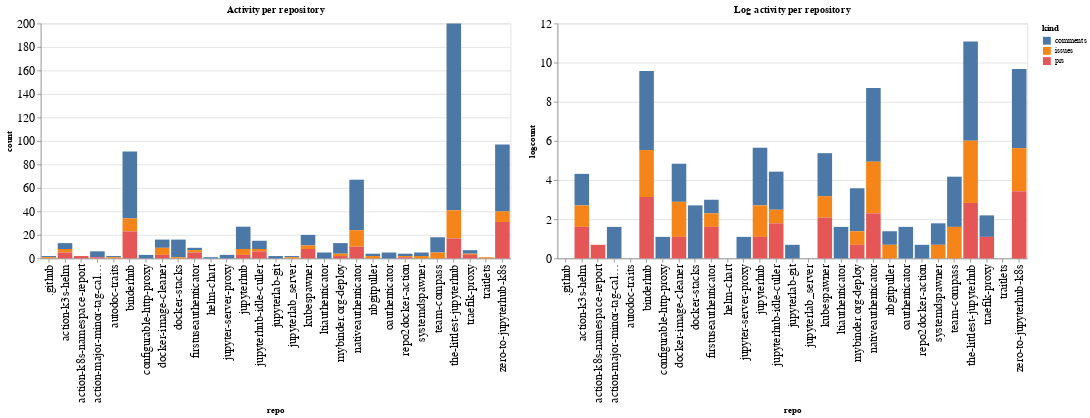

Notebook code cell kept with this figure:
### Code cell
ch1 = alt.Chart(repo_summaries, width=600, title="Activity per repository").mark_bar().encode(
    x='repo',
    y='count',
    color='kind',
    tooltip="kind"
)

ch2 = alt.Chart(repo_summaries, width=600, title="Log activity per repository").mark_bar().encode(
    x='repo',
    y='logcount',
    color='kind',
    tooltip="kind"
)

ch1 | ch2

### Figure 1 — Vega-Lite specification as saved in the notebook (floating-point values rounded to 4 significant figures)
{"config": {"axisLeft": {"labelFontSize": 15}, "axisBottom": {"labelFontSize": 15}}, "hconcat": [{"mark": "bar", "encoding": {"color": {"type": "nominal", "field": "kind"}, "tooltip": {"type": "nominal", "field": "kind"}, "x": {"type": "nominal", "field": "repo"}, "y": {"type": "quantitative", "field": "count"}}, "title": "Activity per repository", "width": 600}, {"mark": "bar", "encoding": {"color": {"type": "nominal", "field": "kind"}, "tooltip": {"type": "nominal", "field": "kind"}, "x": {"type": "nominal", "field": "repo"}, "y": {"type": "quantitative", "field": "logcount"}}, "title": "Log activity per repository", "width": 600}], "data": {"name": "data-05c73e550037666fdafc858888266fa0"}, "$schema": "https://vega.github.io/schema/vega-lite/v4.8.1.json", "datasets": {"data-05c73e550037666fdafc858888266fa0": [{"repo": ".github", "kind": "comments", "count": 1, "logcount": 0.0}, {"repo": ".github", "kind": "issues", "count": 1, "logcount": 0.0}, {"repo": "action-k3s-helm", "kind": "comments", "count": 5, "logcount": 1.609}, {"repo": "action-k3s-helm", "kind": "issues", "count": 3, "logcount": 1.099}, {"repo": "action-k3s-helm", "kind": "prs", "count": 5, "logcount": 1.609}, {"repo": "action-k8s-namespace-report", "kind": "prs", "count": 2, "logcount": 0.6931}, {"repo": "action-major-minor-tag-calculator", "kind": "comments", "count": 5, "logcount": 1.609}, {"repo": "action-major-minor-tag-calculator", "kind": "prs", "count": 1, "logcount": 0.0}, {"repo": "autodoc-traits", "kind": "comments", "count": 1, "logcount": 0.0}, {"repo": "autodoc-traits", "kind": "issues", "count": 1, "logcount": 0.0}, {"repo": "binderhub", "kind": "comments", "count": 57, "logcount": 4.043}, {"repo": "binderhub", "kind": "issues", "count": 11, "logcount": 2.398}, {"repo": "binderhub", "kind": "prs", "count": 23, "logcount": 3.135}, {"repo": "configurable-http-proxy", "kind": "comments", "count": 3, "logcount": 1.099}, {"repo": "docker-image-cleaner", "kind": "comments", "count": 7, "logcount": 1.946}, {"repo": "docker-image-cleaner", "kind": "issues", "count": 6, "logcount": 1.792}, {"repo": "docker-image-cleaner", "kind": "prs", "count": 3, "logcount": 1.099}, {"repo": "docker-stacks", "kind": "comments", "count": 15, "logcount": 2.708}, {"repo": "docker-stacks", "kind": "issues", "count": 1, "logcount": 0.0}, {"repo": "firstuseauthenticator", "kind": "comments", "count": 2, "logcount": 0.6931}, {"repo": "firstuseauthenticator", "kind": "issues", "count": 2, "logcount": 0.6931}, {"repo": "firstuseauthenticator", "kind": "prs", "count": 5, "logcount": 1.609}, {"repo": "helm-chart", "kind": "comments", "count": 1, "logcount": 0.0}, {"repo": "jupyter-server-proxy", "kind": "comments", "count": 3, "logcount": 1.099}, {"repo": "jupyterhub", "kind": "comments", "count": 19, "logcount": 2.944}, {"repo": "jupyterhub", "kind": "issues", "count": 5, "logcount": 1.609}, {"repo": "jupyterhub", "kind": "prs", "count": 3, "logcount": 1.099}, {"repo": "jupyterhub-idle-culler", "kind": "comments", "count": 7, "logcount": 1.946}, {"repo": "jupyterhub-idle-culler", "kind": "issues", "count": 2, "logcount": 0.6931}, {"repo": "jupyterhub-idle-culler", "kind": "prs", "count": 6, "logcount": 1.792}, {"repo": "jupyterlab-git", "kind": "comments", "count": 2, "logcount": 0.6931}, {"repo": "jupyterlab_server", "kind": "comments", "count": 1, "logcount": 0.0}, {"repo": "jupyterlab_server", "kind": "issues", "count": 1, "logcount": 0.0}, {"repo": "kubespawner", "kind": "comments", "count": 9, "logcount": 2.197}, {"repo": "kubespawner", "kind": "issues", "count": 3, "logcount": 1.099}, {"repo": "kubespawner", "kind": "prs", "count": 8, "logcount": 2.079}, {"repo": "ltiauthenticator", "kind": "comments", "count": 5, "logcount": 1.609}, {"repo": "mybinder.org-deploy", "kind": "comments", "count": 9, "logcount": 2.197}, {"repo": "mybinder.org-deploy", "kind": "issues", "count": 2, "logcount": 0.6931}, {"repo": "mybinder.org-deploy", "kind": "prs", "count": 2, "logcount": 0.6931}, {"repo": "nativeauthenticator", "kind": "comments", "count": 43, "logcount": 3.761}, {"repo": "nativeauthenticator", "kind": "issues", "count": 14, "logcount": 2.639}, {"repo": "nativeauthenticator", "kind": "prs", "count": 10, "logcount": 2.303}, {"repo": "nbgitpuller", "kind": "comments", "count": 2, "logcount": 0.6931}, {"repo": "nbgitpuller", "kind": "issues", "count": 2, "logcount": 0.6931}, {"repo": "oauthenticator", "kind": "comments", "count": 5, "logcount": 1.609}, {"repo": "repo2docker-action", "kind": "comments", "count": 2, "logcount": 0.6931}, {"repo": "repo2docker-action", "kind": "issues", "count": 1, "logcount": 0.0}, {"repo": "repo2docker-action", "kind": "prs", "count": 1, "logcount": 0.0}, {"repo": "systemdspawner", "kind": "comments", "count": 3, "logcount": 1.099}, {"repo": "systemdspawner", "kind": "issues", "count": 2, "logcount": 0.6931}, {"repo": "team-compass", "kind": "comments", "count": 13, "logcount": 2.565}, {"repo": "team-compass", "kind": "issues", "count": 5, "logcount": 1.609}, {"repo": "the-littlest-jupyterhub", "kind": "comments", "count": 159, "logcount": 5.069}, {"repo": "the-littlest-jupyterhub", "kind": "issues", "count": 24, "logcount": 3.178}, {"repo": "the-littlest-jupyterhub", "kind": "prs", "count": 17, "logcount": 2.833}, {"repo": "traefik-proxy", "kind": "comments", "count": 3, "logcount": 1.099}, {"repo": "traefik-proxy", "kind": "issues", "count": 1, "logcount": 0.0}, {"repo": "traefik-proxy", "kind": "prs", "count": 3, "logcount": 1.099}, {"repo": "traitlets", "kind": "issues", "count": 1, "logcount": 0.0}, {"repo": "zero-to-jupyterhub-k8s", "kind": "comments", "count": 57, "logcount": 4.043}, {"repo": "zero-to-jupyterhub-k8s", "kind": "issues", "count": 9, "logcount": 2.197}, {"repo": "zero-to-jupyterhub-k8s", "kind": "prs", "count": 31, "logcount": 3.434}]}}
